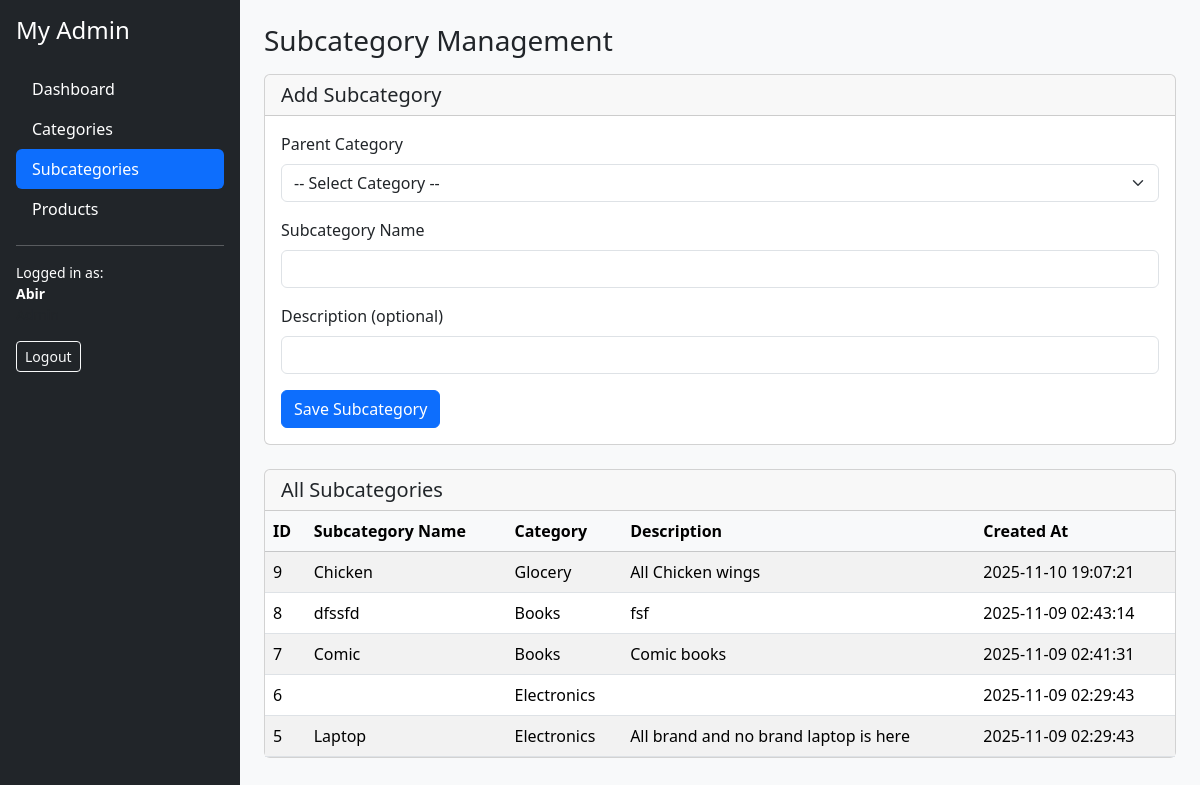
Page /subcategories.php (signed in) on the committed database.
### tables this page shows
CREATE TABLE `subcategories` (
  `id` int(10) UNSIGNED NOT NULL,
  `category_id` int(10) UNSIGNED NOT NULL,
  `name` varchar(100) NOT NULL,
  `description` varchar(255) DEFAULT NULL,
  `created_at` timestamp NOT NULL DEFAULT current_timestamp()
);

CREATE TABLE `categories` (
  `id` int(10) UNSIGNED NOT NULL,
  `name` varchar(100) NOT NULL,
  `description` varchar(255) DEFAULT NULL,
  `created_at` timestamp NOT NULL DEFAULT current_timestamp()
);

### subcategories.php (the view, shortened to what this page needs)
<?php
require 'config.php';
$subStmt = $pdo->query("
    SELECT s.id, s.name, s.description, s.created_at, c.name AS category_name
    FROM subcategories s
    JOIN categories c ON s.category_id = c.id
    ORDER BY s.id DESC
");
$subcategories = $subStmt->fetchAll(PDO::FETCH_ASSOC);
?>
<!DOCTYPE html>
<html lang="en">
<head>
    <link rel="stylesheet" href="https://cdn.jsdelivr.net/npm/bootstrap@5.3.3/dist/css/bootstrap.min.css">
</head>
<body>
<div class="d-flex">
    <?php include 'sidebar.php'; ?>
    <main class="flex-grow-1 bg-light p-4">
        <h3 class="mb-3">Subcategory Management</h3>
        <?php if (!$isAdminOrManager): ?>
            <div class="alert alert-danger">
                You have no access to this URL.
            </div>
        <?php else: ?>
            <div class="card mb-4">
                <div class="card-header">
                    <h5 class="mb-0">Add Subcategory</h5>
                </div>
                <div class="card-body">
                    <form method="post">
                        <div class="mb-3">
                            <label class="form-label">Parent Category</label>
                            <select name="category_id" class="form-select" required>
                                <option value="">-- Select Category --</option>
                            </select>
                        </div>
                        <div class="mb-3">
                            <label class="form-label">Subcategory Name</label>
                            <input type="text" name="name" class="form-control"
                                   value="<?= htmlspecialchars($_POST['name'] ?? '') ?>" required>
                        </div>
                        <div class="mb-3">
                            <label class="form-label">Description (optional)</label>
                            <input type="text" name="description" class="form-control"
                                   value="<?= htmlspecialchars($_POST['description'] ?? '') ?>">
                        </div>
                        <button type="submit" class="btn btn-primary">Save Subcategory</button>
                    </form>
                </div>
            </div>
            <div class="card">
                <div class="card-header">
                    <h5 class="mb-0">All Subcategories</h5>
                </div>
                <div class="card-body p-0">
                    <div class="table-responsive">
                        <table class="table table-striped mb-0">
                            <thead class="table-light">
                            <tr>
                                <th>ID</th>
                                <th>Subcategory Name</th>
                                <th>Category</th>
                                <th>Description</th>
                                <th>Created At</th>
                            </tr>
                            </thead>
                            <tbody>
                            <?php if (empty($subcategories)): ?>
                                <tr>
                                    <td colspan="5" class="text-center py-3">No subcategories found.</td>
                                </tr>
                            <?php else: ?>
                                <?php foreach ($subcategories as $s): ?>
                                    <tr>
                                        <td><?= $s['id'] ?></td>
                                        <td><?= htmlspecialchars($s['name']) ?></td>
                                        <td><?= htmlspecialchars($s['category_name']) ?></td>
                                        <td><?= htmlspecialchars($s['description']) ?></td>
                                        <td><?= htmlspecialchars($s['created_at']) ?></td>
                                    </tr>
                                <?php endforeach; ?>
                            <?php endif; ?>
                            </tbody>
                        </table>
                    </div>
                </div>
            </div>
        <?php endif; ?>
    </main>
</div>
</body>
</html>

### sidebar.php (shortened to what this page needs)
<?php
$roleName = $_SESSION['role_name'] ?? '';
$isAdminOrManager = in_array($roleName, ['Admin', 'Manager'], true);
?>
<nav class="flex-shrink-0 p-3 bg-dark text-white" style="width: 240px; min-height: 100vh;">
    <h4 class="mb-4">My Admin</h4>
    <ul class="nav nav-pills flex-column mb-auto">
        <li class="nav-item">
            <a href="dashboard.php" class="nav-link text-white <?= basename($_SERVER['PHP_SELF']) === 'dashboard.php' ? 'active' : '' ?>">
                Dashboard
            </a>
        </li>
        <?php if ($isAdminOrManager): ?>
            <li>
                <a href="categories.php" class="nav-link text-white <?= basename($_SERVER['PHP_SELF']) === 'categories.php' ? 'active' : '' ?>">
                    Categories
                </a>
            </li>
            <li>
                <a href="subcategories.php" class="nav-link text-white <?= basename($_SERVER['PHP_SELF']) === 'subcategories.php' ? 'active' : '' ?>">
                    Subcategories
                </a>
            </li>
            <li>
                <a href="products.php" class="nav-link text-white <?= basename($_SERVER['PHP_SELF']) === 'products.php' ? 'active' : '' ?>">
                    Products
                </a>
            </li>
        <?php endif; ?>
    </ul>
    <hr>
    <div class="small">
        Logged in as:<br>
        <strong><?= htmlspecialchars($_SESSION['user_name'] ?? '') ?></strong><br>
        <span class="text-muted"><?= htmlspecialchars($roleName) ?></span>
    </div>
    <a href="logout.php" class="btn btn-outline-light btn-sm mt-3">Logout</a>
</nav>

### rows in the picture
subcategories: id "9", name "Chicken", category.name "Glocery", description "All Chicken wings", created_at "2025-11-10 19:07:21"
subcategories: id "8", name "dfssfd", category.name "Books", description "fsf", created_at "2025-11-09 02:43:14"
subcategories: id "7", name "Comic", category.name "Books", description "Comic books", created_at "2025-11-09 02:41:31"
subcategories: id "6", category.name "Electronics", created_at "2025-11-09 02:29:43"
subcategories: id "5", name "Laptop", category.name "Electronics", description "All brand and no brand laptop is here", created_at "2025-11-09 02:29:43"

### other values in the picture
$_SESSION['user_name'] "Abir"
